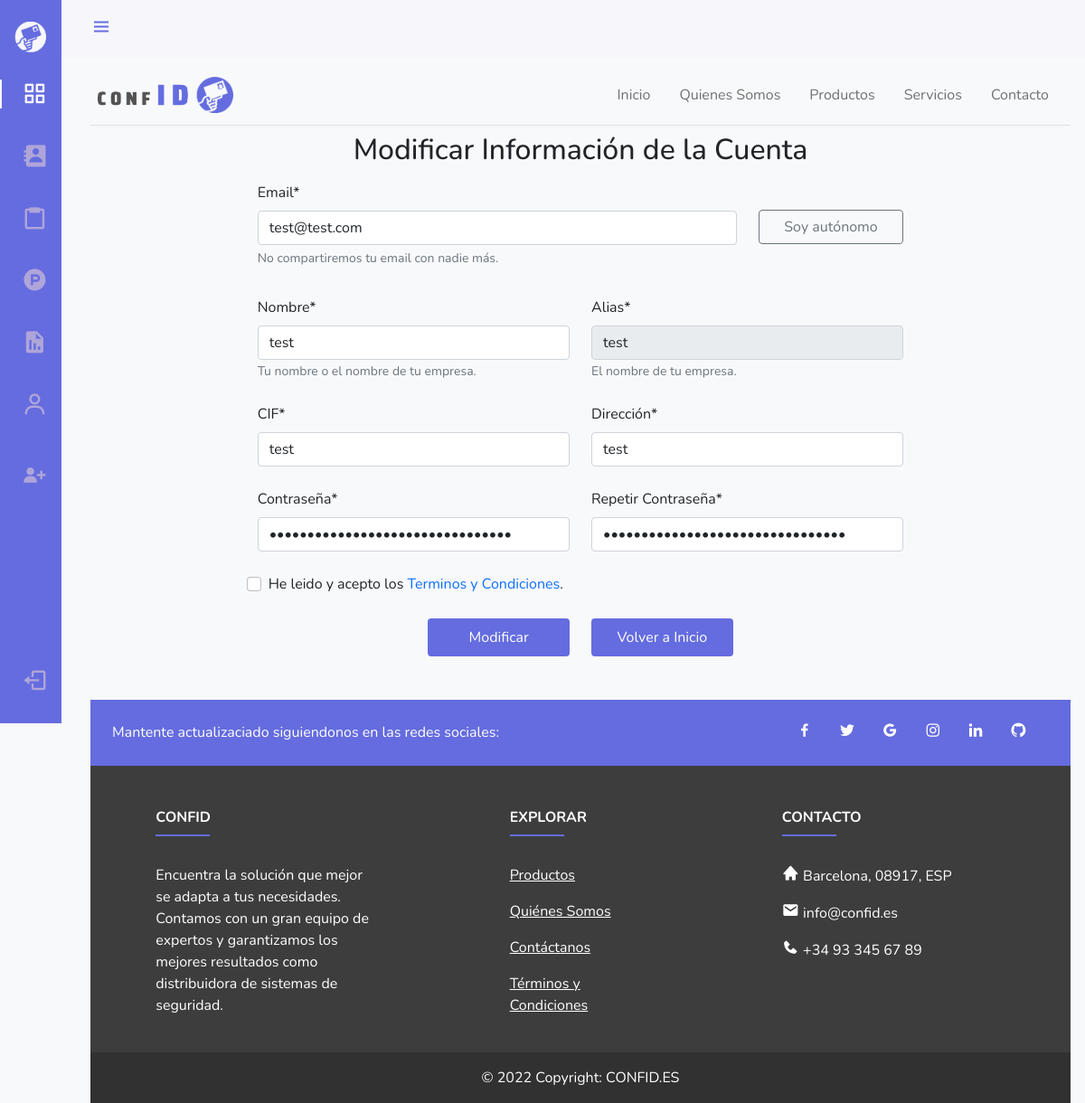
The app's page /content/user/mod_account.php?id=2 (signed in) with its own data.
### tables this page shows
CREATE TABLE IF NOT EXISTS `clientes` (
  `idUsuario` int(11) NOT NULL AUTO_INCREMENT,
  `alias` varchar(50) NOT NULL,
  `CIF` varchar(15) NOT NULL,
  `direccion` varchar(45) NOT NULL,
  `autonomo` tinyint(1) NOT NULL,
  PRIMARY KEY (`idUsuario`)
);

CREATE TABLE IF NOT EXISTS `usuarios` (
  `idUsuario` int(11) NOT NULL AUTO_INCREMENT,
  `usuario` varchar(45) NOT NULL,
  `passwd` varchar(45) NOT NULL,
  `nombre` varchar(45) NOT NULL,
  `email` varchar(45) NOT NULL,
  PRIMARY KEY (`idUsuario`)
);

### content/user/mod_account.php (the view, shortened to what this page needs)
<!DOCTYPE html>
<html>
    <?php
        $far="../../";
        include $far.'php/comun/head.php';
        if($trabajador){
            $id = $_GET['id'];
        }else{
            $id = $_SESSION['user_id'];
        }
        $consulta = "SELECT * FROM usuarios, clientes WHERE clientes.idUsuario = usuarios.idUsuario AND usuarios.idUsuario = $id";
        $result= mysqli_query ($conn, $consulta);
        $row=mysqli_fetch_array($result);
    ?>
    <body class='bg-light <?php if($trabajador){echo " admin_body' id='body-pd";}?>' <?php ?>>
        <?php include_once $far.'content/header.php';  ?>
        <div class="text-center mx-2">
            <h2>Modificar Información de la Cuenta</h2>
        </div>
        <form action="/php/consultas/mod_info.php?id=<?php echo $id?>" method="post" id="form">
            <div class="row justify-content-center py-2">
                <div class="col-6">
                    <label for="usuario" class="form-label">Email*</label>
                    <input type="email" class="form-control" id="usuario" name="usuario" value="<?php echo $row['email'] ?>" required>
                    <div id="emailHelp" class="form-text">No compartiremos tu email con nadie más.</div>
                </div>
                <div class="col-2" style="display: flex;flex-wrap: nowrap;justify-content: center;align-items: center; margin-top: 0.3%">
                    <label class="btn btn-outline-secondary" for="auto">Soy autónomo</label>
                </div>
            </div>
            <br>
            <div class="row justify-content-center">
                <div class="col-4">
                    <label for="nombre" class="form-label">Nombre*</label>
                    <input type="placeholder" class="form-control" id="nombre" name="nombre" value="<?php echo $row['nombre'] ?>" required>
                    <span id="passwordHelpInline" class="form-text">Tu nombre o el nombre de tu empresa.</span>
                </div>
                <div class="col-4">
                    <label for="alias" class="form-label">Alias*</label>
                    <input type="text" class="form-control" id="alias" name="alias" value="<?php echo $row['alias'] ?>" disabled required>
                    <span id="passwordHelpInline" class="form-text">El nombre de tu empresa.</span>
                </div>
            </div>
            <br>
            <div class="row justify-content-center">
                <div class="col-4">
                    <label for="cif" class="form-label" id="CIF">CIF*</label>
                    <input type="text" class="form-control" id="cif" name="cif" value="<?php echo $row['CIF'] ?>" required>
                </div>
                <div class="col-4">
                    <label for="dir" class="form-label">Dirección*</label>
                    <input type="text" class="form-control" id="dir" name="dir" value="<?php echo $row['direccion'] ?>" required>
                </div>
            </div>
            <br>
            <div class="row justify-content-center">
                <div class="col-4">
                    <label for="passwd" class="form-label">Contraseña*</label>
                    <input type="password" class="form-control" id="passwd" name="passwd" value="<?php echo md5($row['passwd']) ?>" required>
                </div>
                <div class="col-4">
                    <label for="pass_rep" class="form-label">Repetir Contraseña*</label>
                    <input type="password" class="form-control" id="pass_rep" name="pass_rep" value="<?php echo md5($row['passwd']) ?>" required>
                </div>
            </div>
            <br>
            <div class="row justify-content-center">
                <div class="col-4 form-check">
                    <input type="checkbox" class="form-check-input" id="TerminosCondiciones" required>
                    <label class="form-check-label" for="TerminosCondiciones">He leido y acepto los <a class="text-decoration-none" href="/content/term_cond.php">Terminos y Condiciones</a>.</label>
                </div>
                <div class="col-4"></div>
            </div>
            <br>
            <div class="container-fluid h-100">
                <div class="row justify-content-center">
                    <div class="col-2 text-center">
                        <input type="submit" class="btn btn-primary" name="cuenta" value="Modificar"/>
                    </div>
                    <div class="col-2 text-center">
                        <a href="/index.php"><button type="button" class="btn btn-primary">Volver a Inicio</button></a>
                    </div>
                </div>
            </div>
        </form>
        <?php include_once $far.'php/comun/footer.php'; ?>
    </body>
</html>

### style/style.css (style rules this page uses)
:root { --header-height: 3rem; --nav-width: 68px; --first-color: #646CDF; --first-color-light: #AFA5D9; --white-color: #F7F6FB; --body-font: 'Nunito', sans-serif; --normal-font-size: 1rem; --z-fixed: 100 }
* { font-family: var(--body-font); }
.admin_body { position: relative; margin: var(--header-height) 0 0 0; padding: 0 1rem; transition: .5s }
@media screen and (min-width: 768px) { .admin_body { margin: calc(var(--header-height) + 1rem) 0 0 0; padding-left: calc(var(--nav-width) + 2rem) } }
.btn-primary { background-color: var(--first-color); border:#646CDF solid; }

### content/user/mod_account.php (style rules this page uses)
.btn { width:100%; max-width: 200px; }

### records on screen
clientes: usuario "test@test.com", nombre "test", alias "test", cif "test", dir "test"
